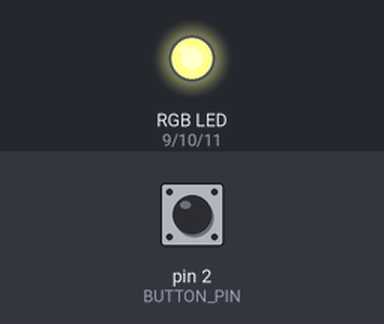
The sketch below on a simulated Arduino Uno, built with avr-gcc and run on an emulated ATmega328P. Shown: an RGB LED mixed from three pins (HIGH = lit). The test bench sets the inputs (shaded band); at power-on: pin 2 (BUTTON_PIN) HIGH.

Above: at 1.2 s.
1.3 s: pin 2 (BUTTON_PIN) pulled LOW for 0.15 s
At 1.49 s:
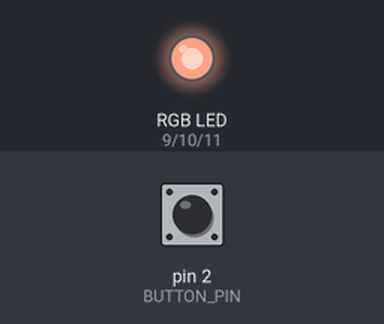
At 2.09 s:
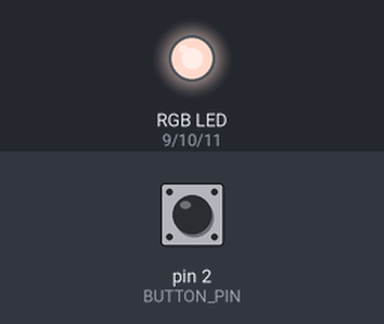
4.3 s: pin 2 (BUTTON_PIN) pulled LOW for 1 s
At 4.51 s:
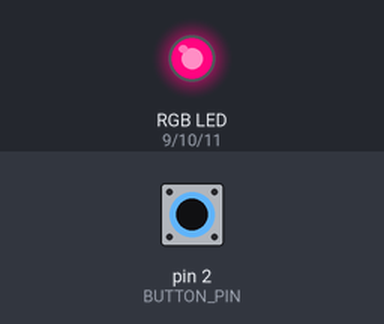
10.3 s: pin 2 (BUTTON_PIN) pulled LOW for 0.15 s
At 10.94 s:
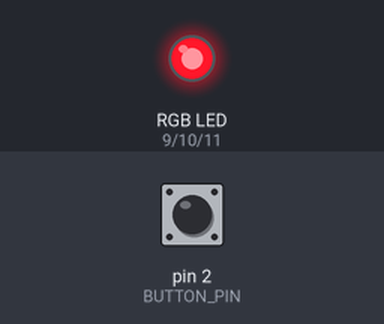
13.3 s: pin 2 (BUTTON_PIN) pulled LOW for 3.2 s
24.0 s: pin 2 (BUTTON_PIN) pulled LOW for 0.15 s
27.1 s: pin 2 (BUTTON_PIN) pulled LOW for 1 s
Timing chart, 0 to 39.5 s (numbered marks = the images above; inputs shaded):
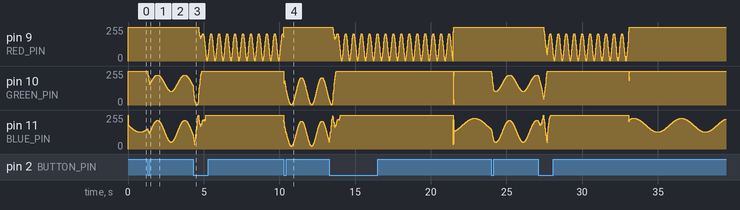

The sketch:

HW2.ino
```cpp
// ==== Pin 腳定義 ====
const int BUTTON_PIN = 2;
const int RED_PIN = 9;
const int GREEN_PIN = 10;
const int BLUE_PIN = 11;
const bool COMMON_ANODE = true;

// ==== 心情分數 ====
float moodPoints = 100;           // 實際心情分數
float targetMoodPoints = 100;     // 目標分數
const float MAX_POINTS = 100;
const float MIN_POINTS = 0;

// 按鈕參數
unsigned long lastPressTime = 0;
const unsigned long NO_PRESS_PERIOD = 5000; // 久不碰後開始回復
const float MOOD_STEP = 0.5;
const int PRESS_DECREASE = 5;

// 呼吸變數
float breathValue = 0;
unsigned long lastBreathUpdate = 0;
const float MIN_BREATH_STEP = 0.02; // 平靜呼吸
const float MAX_BREATH_STEP = 0.12; // 生氣心跳

// ==== SETUP ====
void setup() {
  pinMode(RED_PIN, OUTPUT);
  pinMode(GREEN_PIN, OUTPUT);
  pinMode(BLUE_PIN, OUTPUT);
  pinMode(BUTTON_PIN, INPUT_PULLUP);
  setColor(0,0,0);
  lastPressTime = millis();
}

// ==== LOOP ====
void loop() {
  handleButton();
  updateMood();
  updateMoodLED();
}

// ==== 按鈕偵測 ====
void handleButton() {
  int reading = digitalRead(BUTTON_PIN);
  if (reading == LOW) {
    if (millis() - lastPressTime > 50) { // 防抖
      targetMoodPoints -= PRESS_DECREASE;
      if (targetMoodPoints < MIN_POINTS) targetMoodPoints = MIN_POINTS;
      lastPressTime = millis();
    }
  }
}

// ==== 心情分數平滑更新 ====
void updateMood() {
  unsigned long now = millis();
  // 久不碰 → 目標分數慢慢回升
  if ((now - lastPressTime) > NO_PRESS_PERIOD) {
    targetMoodPoints += MOOD_STEP;
    if (targetMoodPoints > MAX_POINTS) targetMoodPoints = MAX_POINTS;
  }

  // moodPoints 平滑追蹤 targetMoodPoints (線性插值)
  moodPoints = moodPoints + (targetMoodPoints - moodPoints) * 0.02;
}

// ==== LED 更新 (平滑顏色 + 呼吸) ====
void updateMoodLED() {
  float r,g,b;
  // 使用連續中間過渡色
  if (moodPoints <= 25) { // 紅 → 紫
    float t = moodPoints / 25.0;
    r = 255;
    g = 0;
    b = t * 255;
  } else if (moodPoints <= 50) { // 紫 → 綠
    float t = (moodPoints - 25) / 25.0;
    r = 255*(1.0 - t);
    g = t * 255;
    b = 255*(1.0 - t);
  } else if (moodPoints <= 75) { // 綠 → 青
    float t = (moodPoints - 50) / 25.0;
    r = 0;
    g = 255;
    b = t * 255;
  } else { // 青 → 深藍
    float t = (moodPoints - 75) / 25.0;
    r = 0;
    g = 255*(1.0 - t);
    b = 255 - t * 127; // 255 → 128
  }

  // 呼吸速度: 心情越低 → 呼吸越快
  float step = MIN_BREATH_STEP + (1.0 - moodPoints/100.0) * (MAX_BREATH_STEP - MIN_BREATH_STEP);
  float amplitude = 0.2 + (1.0 - moodPoints/100.0) * 0.6; // 呼吸幅度

  breathingEffect(step,r,g,b,10);
}

// ==== 呼吸效果 ====
void breathingEffect(float step,float baseR,float baseG,float baseB,int updateInterval){
  if (millis() - lastBreathUpdate >= updateInterval) {
    float factor = (sin(breathValue)+1.0)/2.0*0.8 + 0.2; // 亮度 20%~100%
    int r = (int)(baseR * factor);
    int g = (int)(baseG * factor);
    int b = (int)(baseB * factor);
    setColor(r,g,b);
    breathValue += step;
    if (breathValue > 2*PI) breathValue -= 2*PI;
    lastBreathUpdate = millis();
  }
}

// ==== 設定 RGB 顏色 ====
void setColor(int r,int g,int b){
  if (COMMON_ANODE){
    analogWrite(RED_PIN,255-r);
    analogWrite(GREEN_PIN,255-g);
    analogWrite(BLUE_PIN,255-b);
  } else {
    analogWrite(RED_PIN,r);
    analogWrite(GREEN_PIN,g);
    analogWrite(BLUE_PIN,b);
  }
}
```
